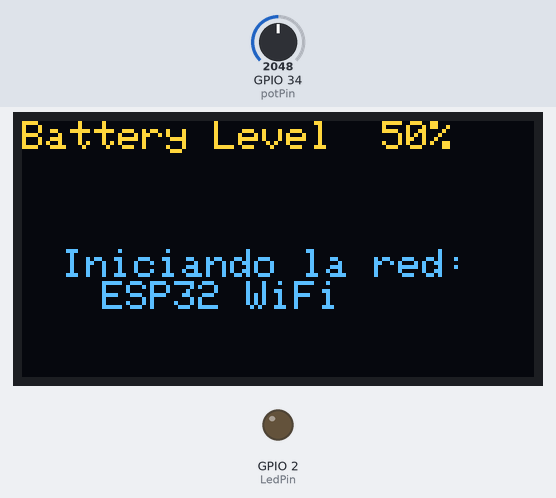
Recording of a sketch running on a simulated ESP32. Parts: 128×64 one-colour display, output pins drawn as LEDs (lit = HIGH). Inputs (shaded band) come from the test bench; at power-on: GPIO 34 (potPin) = 2048. The OLED is the two-colour kind (top 16 rows yellow); what the sketch prints to the serial monitor is not drawn.

Above: at 2.9 s.
3.0 s: GPIO 34 (potPin) set to 2866
At 12.5 s:
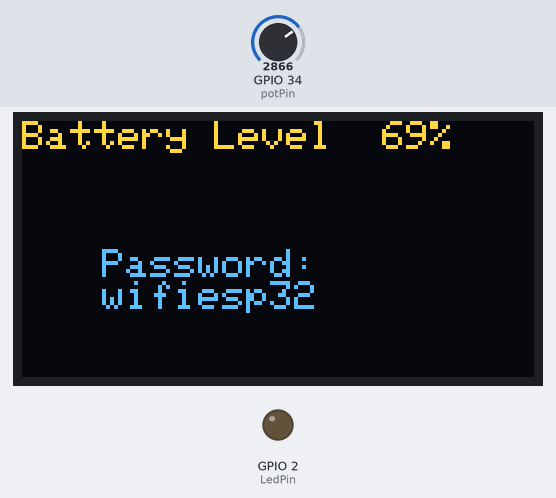
13.7 s: GPIO 34 (potPin) set to 3603
At 24.3 s:
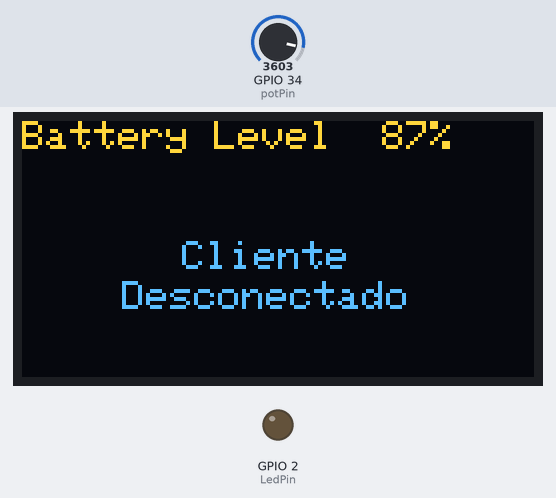
24.6 s: GPIO 34 (potPin) set to 4095
At 60.7 s:
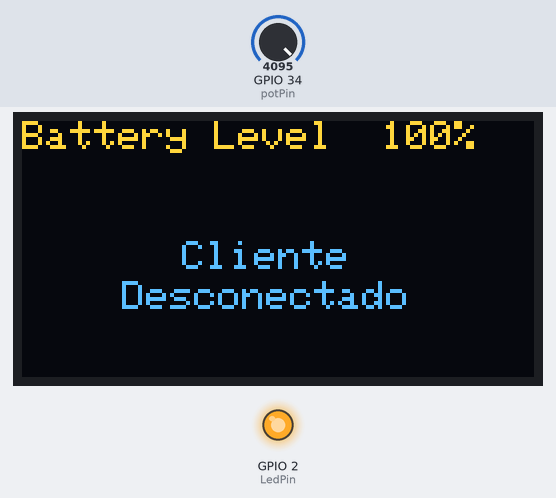
Timing chart, 0 to 61.5 s (numbered marks = the images above; inputs shaded):
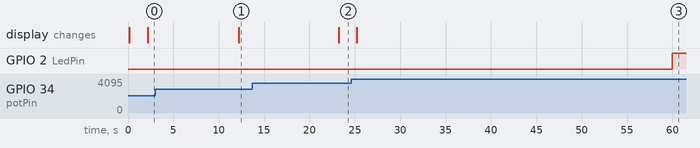

The sketch:

Transmisor_AccessPoint.ino
```cpp
/*
 * GPIO 22 ...... SCL
 * GPIO 21 ...... SDA
 * 3.3 conecto al OLED y la pata derecha del pote
 * GND conecto al OLED y la pata izquierda del pote
 * GPIO 34 ADC1 ..... pata del medio del pote
 */
#include <SPI.h>
#include <WiFi.h>
#include <Wire.h>
#include <Adafruit_GFX.h> //libreria para la pantalla OLED
#include <Adafruit_SSD1306.h> //libreria para la pantalla OLED

// Definir constantes
#define ANCHO_PANTALLA 128 // ancho pantalla OLED
#define ALTO_PANTALLA 64 // alto pantalla OLED

// Objeto de la clase Adafruit_SSD1306
Adafruit_SSD1306 display(ANCHO_PANTALLA, ALTO_PANTALLA, &Wire, -1);

// PUNTO DE ACCESO

const char* ssid = "ESP32 WiFi";                        //SSID de nuestra red
const char* password = "wifiesp32";                //Contraseña de nuestra red

const int   port = 80;  // puerto para realizar la conexion TCP/IP

WiFiServer server(port);
WiFiClient client ;

// Variables de la Interrupcion
hw_timer_t * timer = NULL;
portMUX_TYPE timerMux = portMUX_INITIALIZER_UNLOCKED;
volatile int interruptCounter;

int volt=0 ;  // variable que utilizo para leer el nivel de la bateria
const int potPin = 34; // Pin del ADC

int marca=0; // flag para la conexion y desconexion del cliente
int tiempoconectado = 0; // para que imprima en la pantalla OLED el estado de la conexion

short muestra = 0;  // varialbe que utilizo para almacenar muestras
int contador = 0;   // Cuenta los ciclos de reloj hasta llegar a 1 segundo
byte b1[2];               //Variables de la funcion de buffer

const int LedPin=2; // declarar el pin del led de la esp32, que se utilizara para la señal de apagado

const int circularBufferLength = 512    ;  //largo del buffer circular
byte circularBufferUNO[circularBufferLength];     //array del buffer
unsigned int circularBufferAccessorUNO = 0;   //puntero del buffer

byte circularBufferDOS[circularBufferLength];     //array del buffer
unsigned int circularBufferAccessorDOS = 0;   //puntero del buffer


int banderaBufferUNO = 0;  // Se pone en alto cuando el buffer se encuentra completo
int banderaBufferDOS = 0;  // Se pone en alto cuando el buffer se encuentra completo
int punteroBuffers = 0;   // cuenta la cantidad de datos que entraron para verificar a cual de los dos buffer lo envia

/// VARIABLES Señal apagado ///
int tiempoDesconectadoUNO = 0;
int tiempoDesconectadoDOS = 0;
//////////////////////////////


void MuestrasBufferUNO(byte value)
{
    if (circularBufferAccessorUNO == circularBufferLength)
  {
     circularBufferAccessorUNO = 0;
  }
  circularBufferUNO [circularBufferAccessorUNO] = value;
  circularBufferAccessorUNO++;
}

void MuestrasBufferDOS(byte value)
{
    if (circularBufferAccessorDOS == circularBufferLength)
  {
     circularBufferAccessorDOS = 0;
  }
  circularBufferDOS [circularBufferAccessorDOS] = value;
  circularBufferAccessorDOS++;
}

void enviar ( byte* dato)
  {
        client.write(dato,circularBufferLength);
  }

void NivelBateria()
{
       volt= map(analogRead(potPin), 0, 4095, 0, 100); // primeros dos terminos rango del ADC de 0 a 4096-1 y los ultimos dos rangos son el porcentaje de 0 a 100
       //Limpiar buffer
      display.clearDisplay();
      // Tamaño del texto
      display.setTextSize(1);
      // Color del texto
      display.setTextColor(SSD1306_WHITE);
      // Posición del texto
      display.setCursor(90, 0);
      display.print(volt);
      display.print("%");
      display.setTextSize(1);
      display.setTextColor(SSD1306_WHITE);
      display.setCursor(0, 0);
      display.print("Battery Level");
}

  // ISR to Fire when Timer is triggered
 void IRAM_ATTR onTimer() {  // interrupción por igualdad de comparación en TIMER1
  portENTER_CRITICAL_ISR(&timerMux);
  interruptCounter=interruptCounter+1;
 if (marca == 1)
 {

      if (punteroBuffers == circularBufferLength) // Cuando se llena el buffer 2 se activa la bandera de envio
          {
            punteroBuffers = 0;
            banderaBufferDOS = 1;
          }
      else if (punteroBuffers == circularBufferLength/2)  // Cuando se llena el buffer 1 se activa la bandera de envio
          {
            banderaBufferUNO = 1;
          }

      if (muestra == 4096)  // funcion diente de sierra
            {
                muestra = 0;
            }

     // Recibir muestras del ADC
     /*   muestra = int(adcEnd(potPin));
        adcStart(potPin); */

  // Almacenar en el buffer 1
      if (punteroBuffers < circularBufferLength/2)
            {
                b1[1]= muestra& 0xff;  // extraemos el byte bajo
                MuestrasBufferUNO(b1[1]);  //llamado de la funcion del buffer de muestras
                b1[0]=(muestra>>8) & 0xff;  // roto los bits 8 veces a la derecha y de nuevo me quedo con el ultimo byte
                MuestrasBufferUNO(b1[0]);   //llamado de la funcion del buffer de muestras
                muestra = muestra + 1;   // funcion diente de sierra
                punteroBuffers = punteroBuffers + 1;
            }
   // Almacenar en el buffer 2
      else if (punteroBuffers >= circularBufferLength/2 && punteroBuffers < circularBufferLength)
            {
                b1[1]= muestra& 0xff;
                MuestrasBufferDOS(b1[1]);
                b1[0]=(muestra>>8) & 0xff;
                MuestrasBufferDOS(b1[0]);
                muestra = muestra + 1;
                punteroBuffers = punteroBuffers + 1;
            }
 }

  contador = contador + 1;
  if (contador == 20000)
  {
    tiempoconectado = 1;
    contador=0;
  }
 portEXIT_CRITICAL_ISR(&timerMux);
}

void setup() {
  // put your setup code here, to run once:
    Serial.begin(115200) ;
    pinMode(LedPin, OUTPUT);
    digitalWrite(LedPin, LOW);

  delay(100);
  Serial.println("Iniciando pantalla OLED");
  display.begin(SSD1306_SWITCHCAPVCC, 0x3C);

  NivelBateria();  // llamado a la funcion

  //Tamaño del texto
  display.setTextSize(1);
  //color del texto
  display.setTextColor(SSD1306_WHITE);
  //posicion del texto
  display.setCursor(10,32);
  //escribir texto
  display.println("Display prendido");
  //enviar a pantalla
  display.display();

  delay(2000);

// Punto de acceso

  Serial.print("Connecting to ");
  Serial.println(ssid);
  WiFi.softAP(ssid, password);
  server.begin();
  Serial.println("Esperando al cliente");

  NivelBateria();

  //Tamaño del texto
  display.setTextSize(1);
  //color del texto
  display.setTextColor(SSD1306_WHITE);
  //posicion del texto
  display.setCursor(10,32);
  //escribir texto
  display.println("Iniciando la red:");
  display.setCursor(20,40);
  //escribir otro texto
  display.println(ssid);
  //enviar a pantalla
  display.display();

  delay(10000);

  NivelBateria();

  //Tamaño del texto
  display.setTextSize(1);
  //color del texto
  display.setTextColor(SSD1306_WHITE);
  //posicion del texto
  display.setCursor(20,32);
  //escribir texto
  display.println("Password:");
  display.setCursor(20,40);
  //escribir otro texto
  display.println(password);
  //enviar a pantalla
  display.display();
  delay(10000);

  Serial.println("");
  Serial.println("WiFi connected");
  Serial.println("IP address: ");
  IPAddress IP = WiFi.softAPIP();
  Serial.println(IP);

 // adcAttachPin(potPin);  // le asignas el pin del ADC
 // adcStart(potPin);  // empieza la convercion

  timer = timerBegin(0, 80, true);
  timerAttachInterrupt(timer, &onTimer, true);
  // Fire Interrupt every 1m ticks, so 1s
  timerAlarmWrite(timer, 50, true);   // 50 significa 20k, 25 significa 40k
  timerAlarmEnable(timer);


}

void loop() {
  // put your main code here, to run repeatedly:
    // Verificar si el cliente esta conectado
        if (marca == 0)
        {
          tiempoDesconectadoDOS = millis();
          client = server.available();
           if (!client)
           {
           }
           else
           {
            Serial.println ("Cliente Conectado");
            marca = 1;
            if (client.connected())
             {
              Serial.println("Connected to client");
               NivelBateria();
             //Tamaño del texto
               display.setTextSize(1);
              //color del texto
             display.setTextColor(SSD1306_WHITE);
            //posicion del texto
            display.setCursor(10,32);
            //escribir texto
             display.println("Cliente Conectado");
              //enviar a pantalla
              display.display();
            }
           }
        }

   if (tiempoconectado == 1)
    {
      tiempoconectado=0;
       if (!client)
       {
          if (marca == 1)
          {
            tiempoDesconectadoUNO = millis();
          }
          marca = 0;
          Serial.println ("Cliente Desconectado");
           NivelBateria();
           //Tamaño del texto
           display.setTextSize(1);
           //color del texto
           display.setTextColor(SSD1306_WHITE);
          //posicion del texto
         display.setCursor(40,30);
         //escribir texto
         display.print("Cliente");
         //Tamaño del texto
          display.setTextSize(1);
          //color del texto
          display.setTextColor(SSD1306_WHITE);
          //posicion del texto
         display.setCursor(25,40);
         //escribir texto
         display.print("Desconectado");
         //enviar a pantalla
         display.display();
       }
      else
      {
      Serial.println ("Cliente Conectado");
      marca = 1;
      if (client.connected())
        {
              Serial.println("Connected to client");
               NivelBateria();
             //Tamaño del texto
               display.setTextSize(1);
              //color del texto
             display.setTextColor(SSD1306_WHITE);
            //posicion del texto
            display.setCursor(10,32);
            //escribir texto
             display.println("Cliente Conectado");
              //enviar a pantalla
              display.display();
        }
      }
    }

    // Verificamos que el tiempo de desconexion es mayor a 3 minutos (180000)
    if (tiempoDesconectadoDOS - tiempoDesconectadoUNO >= 60000)
    {
      Serial.println("ENVIO LA SEÑAL DE APAGADO");
      digitalWrite(LedPin, HIGH);
    }

// si la bandera se encuentra en alto se envia el paquete de datos de cada buffer
if (marca == 1)
{
    tiempoDesconectadoDOS = millis();
    tiempoDesconectadoUNO = millis();
    if ( banderaBufferUNO == 1)
        {
          banderaBufferUNO = 0;
          enviar (circularBufferUNO);
        }
    else if (banderaBufferDOS == 1)
        {
          banderaBufferDOS = 0;
          enviar (circularBufferDOS);
        }
    if(circularBufferAccessorUNO == 0 || circularBufferAccessorDOS == 0)
    {
      client.write(255);
      client.write(255);
    }

}
}
```

Measured:
- after the input at 3.0 s, the display: changes after 9.2 s (image 1)
- after the input at 13.7 s, the display: changes after 9.5 s (image 2)
- after the input at 24.6 s, the display: changes after 0.63 s (image 3)
